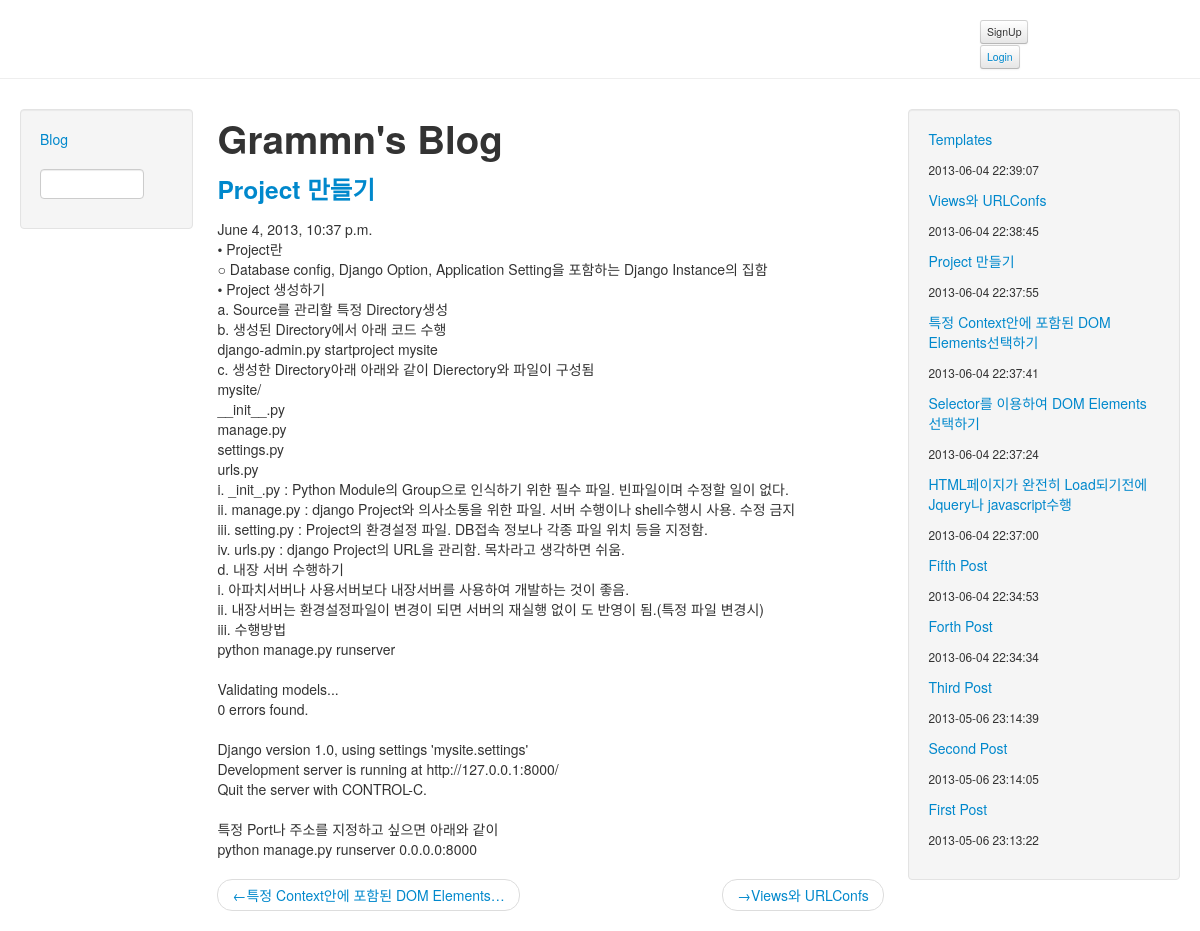
The page /blog/9/ on the database its author committed.
### blog/models.py (models this page shows, shortened)
class Post(models.Model):
    subject = models.CharField(max_length=100)
    body = models.TextField()
    created = models.DateTimeField()
    tags = managers.TaggableManager()

### blog/views.py (the view)
# urls.py: url(r'blog/(?P<pk>\d+)/$','post'),
def post(request, pk):
    post = Post.objects.get(pk=pk)
    post_list = Post.objects.order_by("-created")
    try:
        prev_post = Post.objects.filter(created__lt=post.created).order_by("-created")[0:1].get()
    except ObjectDoesNotExist:
        prev_post = None
    try:
        next_post= Post.objects.filter(created__gt=post.created).order_by("created")[0:1].get()
    except ObjectDoesNotExist:
        next_post = None
    return render_to_response("postDetail.html",{'post' : post,
                                                 'prev_post':prev_post,
                                                 'next_post':next_post,
                                                 'archives':post_list}
                                               ,context_instance=RequestContext(request))

### blog/templates/postDetail.html (shortened to what this page needs)
{% extends "base.html" %}
{% block content %}
	<H1>Grammn's Blog</H1>
		<h3><a href="/blog/{{ post.pk }}/">{{ post.subject }}</a></h3>
		<div>
			{{ post.created }}
		</div>
		<div>
			{{ post.body|safe|linebreaks }}
		</div>
		<div class="pager">
			{% if prev_post %}
				<li class="previous"><a href="/blog/{{ prev_post.pk }}">&larr;{{ prev_post.subject|truncatechars:30 }}</a></li>
			{% endif %}
			{% if next_post %}
				<li class="next"><a href="/blog/{{ next_post.pk }}">&rarr;{{ next_post.subject|truncatechars:30 }}</a></li>
			{% endif %}
		</div>
{% endblock %}

### blog/templates/archive.html
	{% for archive in archives %}
		<p class="text-info"><a href="/blog/{{ archive.pk }}">{{ archive.subject }}</a></p>
		<p class-"muted"><small>{{ archive.created|date:"Y-m-d H:i:s " }}</small></p>
	{% endfor %}

### rows shown on the page
Post: subject "Project 만들기", created "June 4, 2013, 10:37 p.m.", body "• Project란 ○ Database config, Django Option, Application Setting을 포함하는 Django Instance의 집함 • Project 생성하기 a. Source를 관리할 특정 Directory생성 b. 생성된 Directory에서 아래 코드 수행 django-admin.py startproject mysite c. 생성한 Directory아래 아래와 같이 Dierectory와 파일이 구성됨 mysite/ __init__.py manage.py settings.py urls.py i. _init_.py : Python Module의 Group으로 인식하기 위한 필수 파일. 빈파일이며 수정할 일이 없다. ii. manage.py : django Project와 의사소통을 위한 파일. 서버 수행이나 shell수행시 사용. 수정 금지 iii. setting.py : Project의 환경설정 파일. DB접속 정보나 각종 파일 위치 등을 지정함. iv. urls.py : django Project의 URL을 관리함. 목차라고 생각하면 쉬움. d. 내장 서버 수행하기 i. 아파치서버나 사용서버보다 내장서버를 사용하여 개발하는 것이 좋음. ii. 내장서버는 환경설정파일이 변경이 되면 서버의 재실행 없이 도 반영이 됨.(특정 파일 변경시) iii. 수행방법 python manage.py…", created "2013-06-04 22:37:55"
Post: subject "특정 Context안에 포함된 DOM Elements…", subject "특정 Context안에 포함된 DOM Elements선택하기", created "2013-06-04 22:37:41"
Post: subject "Views와 URLConfs", created "2013-06-04 22:38:45"
Post: subject "Templates", created "2013-06-04 22:39:07"
Post: subject "Selector를 이용하여 DOM Elements 선택하기", created "2013-06-04 22:37:24"
Post: subject "HTML페이지가 완전히 Load되기전에 Jquery나 javascript수행", created "2013-06-04 22:37:00"
Post: subject "Fifth Post", created "2013-06-04 22:34:53"
Post: subject "Forth Post", created "2013-06-04 22:34:34"
Post: subject "Third Post", created "2013-05-06 23:14:39"
Post: subject "Second Post", created "2013-05-06 23:14:05"
Post: subject "First Post", created "2013-05-06 23:13:22"
